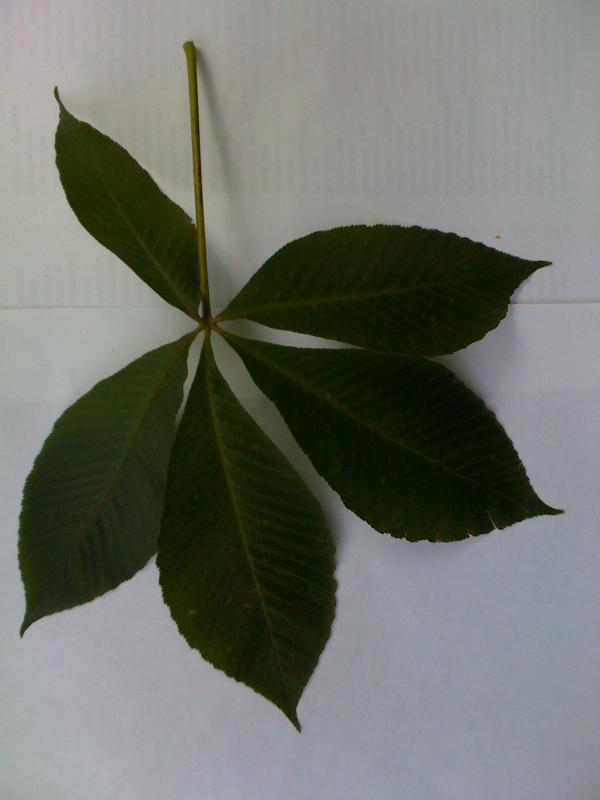
#> input picture dataset/aesculus/aesculus_flava/1249580532_0003.jpg, 600 x 800 px
$ python -i segmentacion.py   (imports and definitions only)
#> lines starting #> are read from the running program, lines starting #| are printed output that depends on the picture; after the words box and inside, x2 and y2 are one past the last pixel; in counts of white or black regions, pixels touching at a corner belong together
#> further down, picture is the input picture: shape (800, 600, 3); mean B, G, R 105.7, 113.7, 109.9
import cv2 as cv
import numpy as np
import matplotlib.pyplot as plt


def segmentar_hoja(img: np.ndarray, tamano_base: tuple = (256, 256), mostrar: bool = False):
#> called with tamano_base = (256, 256), mostrar = False
    img_res = cv.resize(img, tamano_base, interpolation=cv.INTER_AREA)
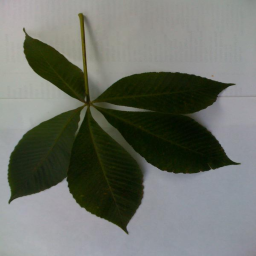
#> img_res: shape (256, 256, 3); mean B, G, R 105.7, 113.7, 109.9
    gauss = cv.GaussianBlur(img_res, (5, 5), 0)
    gris = cv.cvtColor(gauss, cv.COLOR_BGR2GRAY)
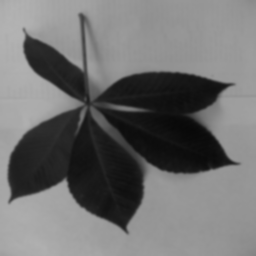
#> gris: shape (256, 256); min 8, max 179, mean 111.7

    _, umbral = cv.threshold(gris, 0, 255, cv.THRESH_BINARY + cv.THRESH_OTSU)
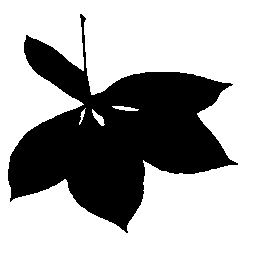
#> umbral: shape (256, 256); 66% white; 1 black region, box (x1, y1, x2, y2) and area: (8, 14, 238, 233) 22261

    esquinas = [umbral[0, 0], umbral[0, -1], umbral[-1, 0], umbral[-1, -1]]
#> esquinas = [255, 255, 255, 255]
    if np.mean(esquinas) > 127:
        umbral = 255 - umbral

    kernel = cv.getStructuringElement(cv.MORPH_RECT, (3, 3))
    umbral_morf = cv.dilate(umbral, kernel, iterations=2)
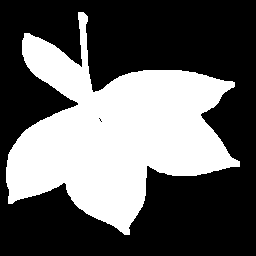
#> umbral_morf: shape (256, 256); 38.3% white; 1 white region, box (x1, y1, x2, y2) and area: (6, 12, 240, 235) 25078
    umbral_morf = cv.erode(umbral_morf, kernel, iterations=2)
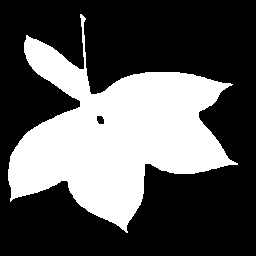
#> umbral_morf: shape (256, 256); 34.3% white; 1 white region

    contornos, _ = cv.findContours(umbral_morf, cv.RETR_EXTERNAL, cv.CHAIN_APPROX_SIMPLE)
#> contornos = 1 contour; box (x1, y1, x2, y2) and area: (8, 14, 238, 233) 22066
    if len(contornos) == 0:
        mascara = np.ones(gris.shape, dtype=np.uint8) * 255
        cnt = np.array([[[0, 0]], [[gris.shape[1]-1, 0]],
                        [[gris.shape[1]-1, gris.shape[0]-1]], [[0, gris.shape[0]-1]]])
    else:
        cnt = max(contornos, key=cv.contourArea)
#> cnt = contour of 429 points, box (x1, y1, x2, y2) (8, 14, 238, 233), area 22066
        mascara = np.zeros(gris.shape, dtype=np.uint8)
        cv.drawContours(mascara, [cnt], -1, 255, -1)
#> mascara: shape (256, 256); 34.4% white; 1 white region, box (x1, y1, x2, y2) and area: (8, 14, 238, 233) 22530

    if mostrar:
        # ---- VISUALIZACIÓN DEL PIPELINE DE SEGMENTACIÓN ----
        etapas = [
            (cv.cvtColor(img_res, cv.COLOR_BGR2RGB), "1. Original (resized)"),
            (cv.cvtColor(gauss, cv.COLOR_BGR2RGB), "2. GaussianBlur 5x5"),
            (gris, "3. Escala de grises"),
            (umbral, "4. Otsu (posible inversión)"),
            (umbral_morf, "5. Dilate + Erode (3x3)"),
            (mascara, "6. Máscara final"),
        ]
        fig, axes = plt.subplots(2, 3, figsize=(14, 8))
        for ax, (im, tit) in zip(axes.ravel(), etapas):
            ax.imshow(im, cmap="gray" if len(im.shape) == 2 else None)
            ax.set_title(tit)
            ax.axis("off")
        plt.suptitle("Pipeline de segmentación de hoja")
        plt.tight_layout()
        plt.show()

    return img_res, gris, mascara, cnt

>>> import cv2
>>> picture = cv2.imread('dataset/aesculus/aesculus_flava/1249580532_0003.jpg')
>>> result = segmentar_hoja(picture)

$ run again, on dataset/aesculus/aesculus_flava/1259118878_0059.jpg
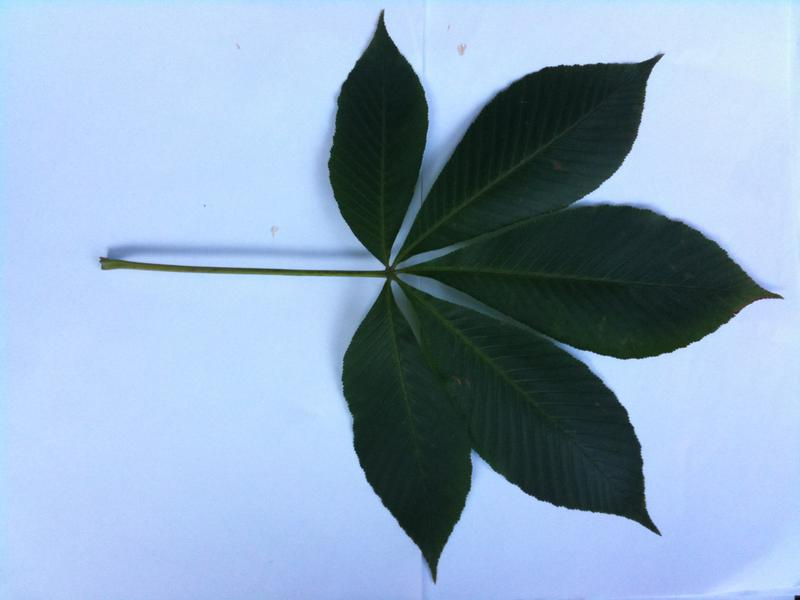
#> input picture dataset/aesculus/aesculus_flava/1259118878_0059.jpg, 800 x 600 px
#> picture is the input picture: shape (600, 800, 3); mean B, G, R 191, 165.3, 140.7
#> in segmentar_hoja, `_, umbral = cv.threshold(gris, 0, 255, cv.THRESH_BINARY + cv.THRESH_OT..`:
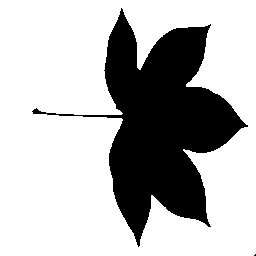
#> umbral: shape (256, 256); 71.9% white; 2 black regions (1 under 20 px), largest, box (x1, y1, x2, y2) and area: (32, 8, 248, 247) 18391
#> esquinas = [255, 255, 255, 0]
#> in segmentar_hoja, `umbral_morf = cv.dilate(umbral, kernel, iterations=2)`:
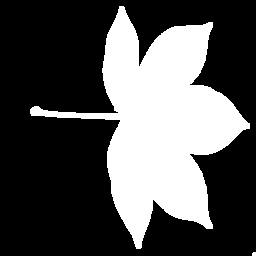
#> umbral_morf: shape (256, 256); 31.9% white; 2 white regions (1 under 20 px), largest, box (x1, y1, x2, y2) and area: (30, 6, 250, 249) 20905
#> contornos = 2 contours, 1 with area under 20; largest, box (x1, y1, x2, y2) and area: (32, 8, 248, 247) 17978
#> cnt = contour of 406 points, box (x1, y1, x2, y2) (32, 8, 248, 247), area 17978
#> mascara: shape (256, 256); 28.1% white; 1 white region, box (x1, y1, x2, y2) and area: (32, 8, 248, 247) 18445
